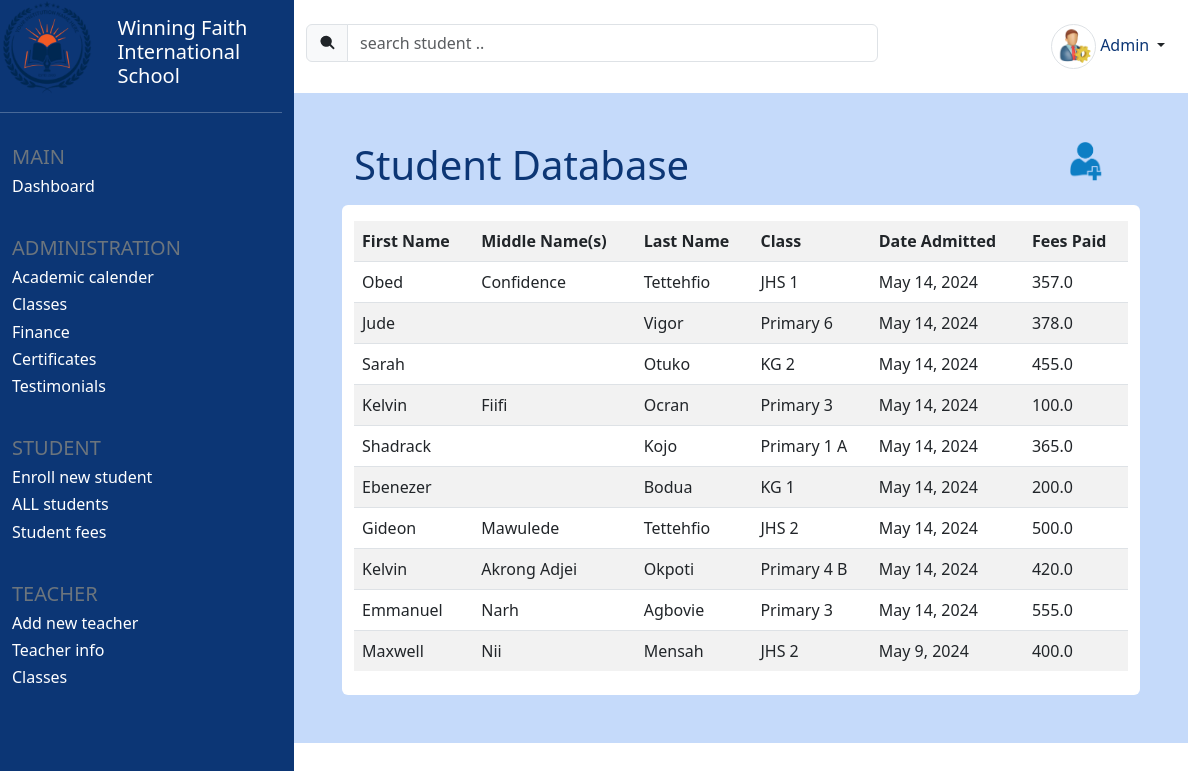
The app's page /students (signed in) with its own data.
### core/models.py (models this page shows, shortened)
class Student(models.Model):
    id = models.UUIDField(primary_key=True, default=uuid.uuid4)
    fname = models.CharField(max_length=25)
    lname = models.CharField(max_length=25)
    other_names = models.CharField(max_length=100, blank=True)
    fees_paid = models.FloatField()
    date_enrolled = models.DateField(default=datetime.now)
    classroom = models.CharField(max_length=25)
    category = models.CharField(max_length=25)

### core/views.py (the view)
# urls.py: path('students', views.display_students, name='students'),
@login_required(login_url='login')
def display_students(request):
    students = Student.objects.all()
    context = {
        'students': students
    }
    return render(request, 'student_info.html', context)

### templates/student_info.html
{% extends 'index.html' %}
{% load static %}
{% block content %}
<div class="container-fluid row home mt-4 p-5">
    {% block db_table_header %}
    <div class="row mb-3 w-100">
        <div class="col col-lg-6">
            <h5 class="d-inline blue-text display-6">
                {% block db_table_header_text %}
                Student Database
                {% endblock %}
            </h5>
        </div>
        <div class="col col-lg-6">
            <span class="d-inline float-end">
                {% block db_table_header_icon %}
                <a href="{% url 'enroll' %}" class="text-decoration-none" title="new student">
                        <img src="{% static 'add_student.png' %}" width="35" height="35" class="img-fluid">
                </a>
                {% endblock db_table_header_icon %}
            </span>
        </div>
    </div>
    {% endblock db_table_header %}
    <div class="container bg-white rounded pt-3 pb-4">
        <div class="" style="height: 450px; overflow-y: auto;">
            {% block db_table %}
            <table class="table table-striped">
                <tr>
                    <th>First Name</th>
                    <th>Middle Name(s)</th>
                    <th>Last Name</th>
                    <th>Class</th>
                    <th>Date Admitted</th>
                    <th>Fees Paid</th>
                </tr>
                {% for student in students %}
                <tr>
                    <td>{{student.fname}}</td>
                    <td>{{student.other_names}}</td>
                    <td>{{student.lname}}</td>
                    <td>{{student.classroom}}</td>
                    <td>{{student.date_enrolled}}</td>
                    <td>{{student.fees_paid}}</td>
                </tr>
                {% endfor %}
            </table>
            {% endblock db_table %}
        </div>
    </div>
</div>
{% endblock content %}

### static/styles.css (style rules this page uses)
.blue-text { color: #0c3675; }
.home { background-color: #c5dafa; }

### records on screen
Student: fname "Obed", other_names "Confidence", lname "Tettehfio", classroom "JHS 1", date_enrolled "May 14, 2024", fees_paid "357.0"
Student: fname "Jude", lname "Vigor", classroom "Primary 6", date_enrolled "May 14, 2024", fees_paid "378.0"
Student: fname "Sarah", lname "Otuko", classroom "KG 2", date_enrolled "May 14, 2024", fees_paid "455.0"
Student: fname "Kelvin", other_names "Fiifi", lname "Ocran", classroom "Primary 3", date_enrolled "May 14, 2024", fees_paid "100.0"
Student: fname "Shadrack", lname "Kojo", classroom "Primary 1 A", date_enrolled "May 14, 2024", fees_paid "365.0"
Student: fname "Ebenezer", lname "Bodua", classroom "KG 1", date_enrolled "May 14, 2024", fees_paid "200.0"
Student: fname "Gideon", other_names "Mawulede", lname "Tettehfio", classroom "JHS 2", date_enrolled "May 14, 2024", fees_paid "500.0"
Student: fname "Kelvin", other_names "Akrong Adjei", lname "Okpoti", classroom "Primary 4 B", date_enrolled "May 14, 2024", fees_paid "420.0"
Student: fname "Emmanuel", other_names "Narh", lname "Agbovie", classroom "Primary 3", date_enrolled "May 14, 2024", fees_paid "555.0"
Student: fname "Maxwell", other_names "Nii", lname "Mensah", classroom "JHS 2", date_enrolled "May 9, 2024", fees_paid "400.0"
